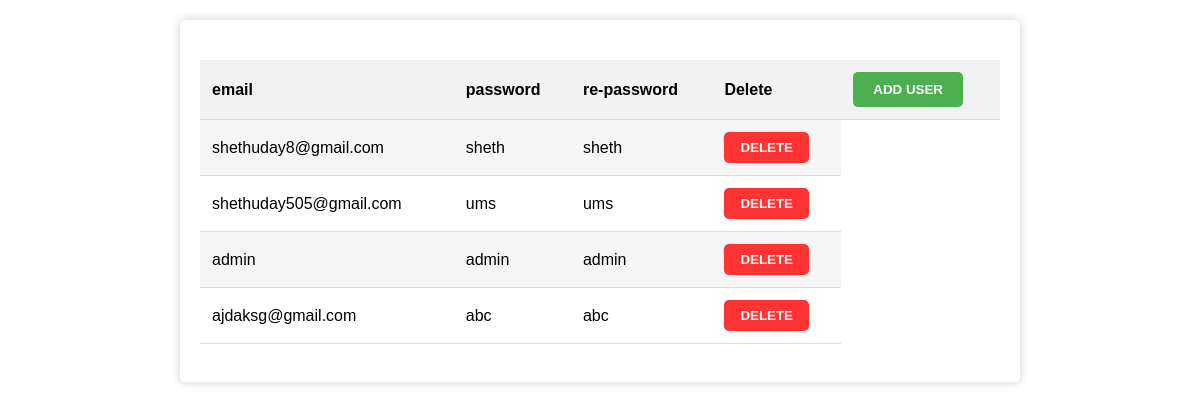
Before: /admin/userdetails.php (signed in) with the older database file.
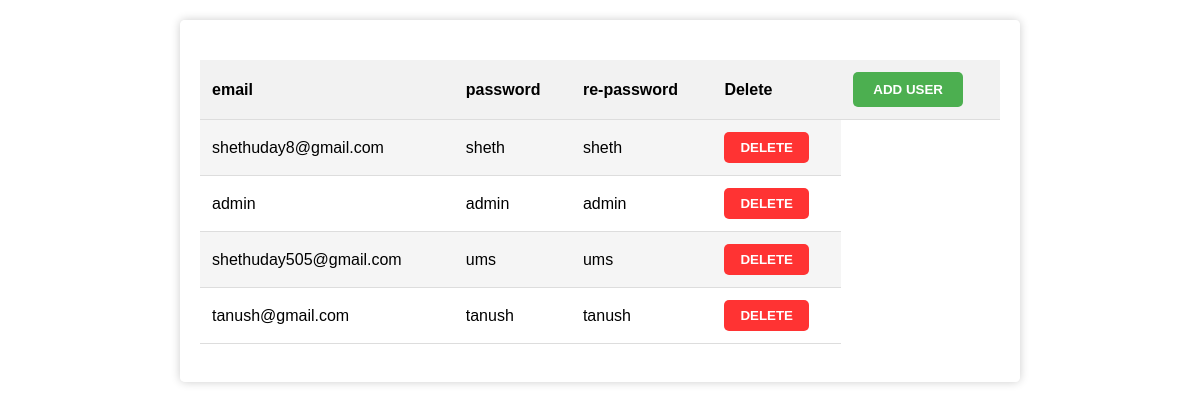
After: the same page with the newer database file.
### tables this page shows
CREATE TABLE `users` (
  `email` varchar(255) NOT NULL,
  `pass` varchar(255) NOT NULL,
  `repass` varchar(255) NOT NULL
);

### admin/userdetails.php (the view, shortened to what this page needs)
<!-- <?php
	if(isset($_SESSION["ad_session"]))
	{
?> -->
<?php
$user = 'root';
$password = '';
$database = 'iv';
$servername='localhost';
$mysqli = new mysqli($servername, $user, $password, $database);
$sql = " SELECT * FROM users";
$result = $mysqli->query($sql);
?>
<!DOCTYPE html>
<html lang="en">
<head>
</head>
<body>
	<section>
		<table>
			<tr>
				<th>email</th>
				<th>password</th>
				<th>re-password</th>
				<th>Delete</th>
                <th>
                    <form action="addusr.php" method="get">
                        <input type="submit" value="Add User">
                    </form>
                </th>
			</tr>
			<?php
				while($rows=$result->fetch_assoc())
				{
			?>
			<tr>
				<td><?php echo $rows['email'];?></td>
				<td><?php echo $rows['pass'];?></td>
				<td><?php echo $rows['repass'];?></td>
				<td>
                        <form method="post">
                            <button type="submit" name="delete">Delete</button>
                        </form>
                    </td>
			</tr>
			<?php
				}
			?>
		</table>
</body>
</html>
<?php
	}
	else
		echo "<script>window.location='Login.php';</script>";
?>

Changed rows visible on the page:
removed users: email "ajdaksg@gmail.com", pass "abc", repass "abc"
shown differently, row unchanged: users "admin": moves up the list
added users: email "tanush@gmail.com", pass "tanush", repass "tanush"
